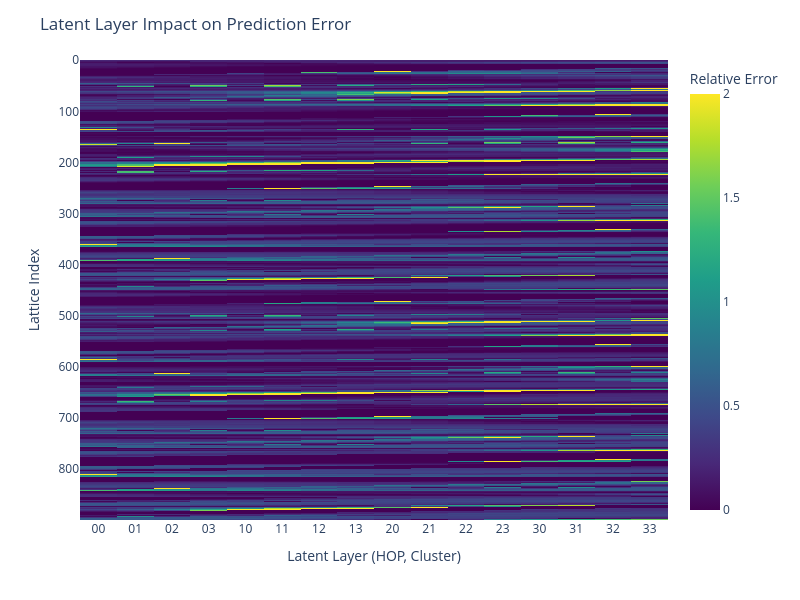

The notebook cell this image was saved under:
### Markdown cell above
# access the latent infor in the network.

Extract nodal features after a convolutional layer, reduce dimensions using t-SNE, cluster nodes via K-means, and ablate by zeroing non-cluster features. Propagate modified graphs through subsequent layers to observe prediction changes, revealing each cluster's contribution and multi-hop convolution effects on model output.

### Code cell
# Modified Code
import plotly.express as px
from sklearn.cluster import KMeans
from sklearn.manifold import TSNE

# configurations
tsne_components = 2  # Reduce to 2D for clustering
tsne_perplexity = 30  # Trade-off parameter for t-SNE
tsne_random_state = 42  # Ensure reproducibility

# specify a specific run
test_index = 22
print(f"Test index: {test_index}")
data = nn_test_set[test_index].to(device)

# evaluate the model prediction
model.eval()
with torch.no_grad():
    original_output, latent_representations = model(data, return_latent_space=True)

# specify number of clusters 
num_clusters = 4

# initialize the output
cluster_indices_first_layer = None  # To store cluster indices for the first layer
difference_storage = []
difference_x_label = []


fig, axes = plt.subplots(len(latent_representations), num_clusters, figsize=(20, 5 * len(latent_representations)), constrained_layout=True)
fig.subplots_adjust(bottom=0.15, top=0.90, hspace=0.2, wspace=0.2)  
cbar_ax = fig.add_axes([0.2, 0.05, 0.6, 0.02])  

# Add labels for layer indices on the left
for ilayer in range(len(latent_representations)):
    axes[ilayer, 0].annotate(f"Layer {ilayer}",
                             xy=(-0.3, 0.5), xycoords="axes fraction",
                             fontsize=21, ha="center", va="center", rotation=90)

# Iterate over each layer of the latent representations
for ilayer in range(len(latent_representations)):
    layer_to_modify = ilayer
    latent = latent_representations[layer_to_modify]

    latent_np = latent.cpu().numpy()
    
    if ilayer == 0:
        # Perform t-SNE dimensionality reduction
        tsne = TSNE(n_components=tsne_components, perplexity=tsne_perplexity, random_state=tsne_random_state)
        latent_tsne = tsne.fit_transform(latent_np)

        # Apply KMeans clustering on the t-SNE result
        kmeans = KMeans(n_clusters=num_clusters, random_state=42)
        clusters = kmeans.fit_predict(latent_tsne)

        # Store cluster indices for the first layer
        cluster_indices_first_layer = clusters
    else:
        # Use cluster indices from the first layer
        clusters = cluster_indices_first_layer

    for icluster in range(num_clusters):
        # Isolate desired clusters based on first-layer indices
        cluster_mask = np.isin(clusters, icluster).astype(np.float32)
        cluster_mask = torch.tensor(cluster_mask, device=latent.device, dtype=latent.dtype).unsqueeze(1)

        if ilayer > 0:
            # Only keep weights corresponding to the current cluster
            layer_weights = latent.clone()
            layer_weights[~cluster_mask.bool().flatten()] = 0
            modified_latent = layer_weights
        else:
            # For the first layer, use the cluster mask directly
            modified_latent = latent * cluster_mask

        # Pass the modified latent representation through the model
        with torch.no_grad():
            modified_output = model(data, modify_latent=True, layer_to_modify=layer_to_modify, modified_latent=modified_latent)

        original_error = torch.mean((data.y - original_output) ** 2).item()
        modified_error = torch.mean((data.y - modified_output) ** 2).item()

        print(f"Original Reconstruction Error: {original_error:.4f}")
        print(f"Modified Reconstruction Error: {modified_error:.4f}")

        # Visualize differences
        original_output_np = original_output.cpu().numpy()
        modified_output_np = modified_output.cpu().numpy()
        difference = np.abs(modified_output_np - original_output_np) / np.abs(original_output_np)

        difference_storage.append(difference)
        difference_x_label.append(10 * ilayer + icluster) # for error specturm plot

        # Plot field distribution
        print(f"Test {test_index} Predicted, with truncated latent layer {ilayer} cluster {icluster} dcp")
        modified_output_np = modified_output.cpu().numpy().reshape(-1)

        # Plot using plot_field_distribution
        ax = axes[ilayer, icluster]
        title_string = f"Cluster {icluster}" if ilayer == 0 else ""
        scalar_map = plot_field_distribution(test_set[test_index].vlm_vd, modified_output_np,
                                             title=title_string,
                                             min=0, max=1.5, ax=ax)

# Add the shared color bar
cbar = fig.colorbar(scalar_map, cax=cbar_ax, orientation="horizontal")
cbar.ax.tick_params(labelsize=21)  
cbar.set_label("$\Delta C_P$", fontsize=21)

# Display the plot
plt.show()

# Plot unmodified output
plot_field_distribution(test_set[test_index].vlm_vd, np.array(original_output.cpu().numpy().reshape(-1)), 
                        title=f"Test {test_index} Predicted dcp",
                        min=0, max=1.5)

# Plot all differences
difference_storage_array = np.array(difference_storage).reshape(900, num_clusters * len(latent_representations))

fig = px.imshow(
    difference_storage_array,
    labels={'x': 'Latent Layer (HOP, Cluster)', 'y': 'Lattice Index', 'color': 'Relative Error'},
    x=[f'{x:02}' for x in difference_x_label],  # Format x-axis labels as two-digit
    y=np.arange(difference_storage_array.shape[0]),  # Automatically label the y-axis based on array shape
    color_continuous_scale='Viridis',
    aspect="auto",
    zmin=0,
    zmax=2
)
fig.update_traces(zmin=0, zmax=2)
fig.update_layout(
    title="Latent Layer Impact on Prediction Error",
    width=800,  # Adjust dimensions if needed
    height=600
)
fig.show()

### Figure 1 — Plotly figure (JSON) as saved in the notebook; plotly's stock layout.template omitted (floating-point values rounded to 4 significant figures; data arrays with more than 128 entries replaced by an {"elided": "..."} marker saying what was removed)
{"data": [{"coloraxis": "coloraxis", "hovertemplate": "Latent Layer (HOP, Cluster): %{x}<br>Lattice Index: %{y}<br>Relative Error: %{z}<extra></extra>", "name": "0", "type": "heatmap", "x": ["00", "01", "02", "03", "10", "11", "12", "13", "20", "21", "22", "23", "30", "31", "32", "33"], "xaxis": "x", "y": {"elided": "900 int values"}, "yaxis": "y", "z": {"elided": "900x16 float values"}, "zmax": 2, "zmin": 0}], "layout": {"coloraxis": {"cmax": 2, "cmin": 0, "colorbar": {"title": {"text": "Relative Error"}}, "colorscale": [[0, "#440154"], [0.1111, "#482878"], [0.2222, "#3e4989"], [0.3333, "#31688e"], [0.4444, "#26828e"], [0.5556, "#1f9e89"], [0.6667, "#35b779"], [0.7778, "#6ece58"], [0.8889, "#b5de2b"], [1, "#fde725"]]}, "height": 600, "margin": {"t": 60}, "title": {"text": "Latent Layer Impact on Prediction Error"}, "width": 800, "xaxis": {"anchor": "y", "domain": [0, 1], "title": {"text": "Latent Layer (HOP, Cluster)"}}, "yaxis": {"anchor": "x", "autorange": "reversed", "domain": [0, 1], "title": {"text": "Lattice Index"}}}}
